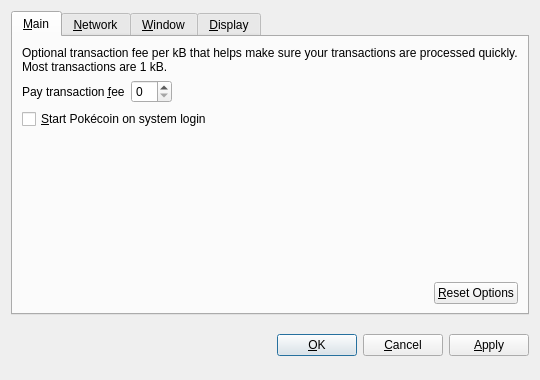
<?xml version="1.0" encoding="UTF-8"?>
<ui version="4.0">
 <class>OptionsDialog</class>
 <widget class="QDialog" name="OptionsDialog">
  <property name="geometry">
   <rect>
    <x>0</x>
    <y>0</y>
    <width>540</width>
    <height>380</height>
   </rect>
  </property>
  <property name="windowTitle">
   <string>Options</string>
  </property>
  <property name="modal">
   <bool>true</bool>
  </property>
  <layout class="QVBoxLayout" name="verticalLayout">
   <item>
    <widget class="QTabWidget" name="tabWidget">
     <property name="tabPosition">
      <enum>QTabWidget::North</enum>
     </property>
     <property name="currentIndex">
      <number>0</number>
     </property>
     <widget class="QWidget" name="tabMain">
      <attribute name="title">
       <string>&amp;Main</string>
      </attribute>
      <layout class="QVBoxLayout" name="verticalLayout_Main">
       <item>
        <widget class="QLabel" name="transactionFeeInfoLabel">
         <property name="text">
          <string>Optional transaction fee per kB that helps make sure your transactions are processed quickly. Most transactions are 1 kB.</string>
         </property>
         <property name="textFormat">
          <enum>Qt::PlainText</enum>
         </property>
         <property name="wordWrap">
          <bool>true</bool>
         </property>
        </widget>
       </item>
       <item>
        <layout class="QHBoxLayout" name="horizontalLayout_1_Main">
         <item>
          <widget class="QLabel" name="transactionFeeLabel">
           <property name="text">
            <string>Pay transaction &amp;fee</string>
           </property>
           <property name="textFormat">
            <enum>Qt::PlainText</enum>
           </property>
           <property name="buddy">
            <cstring>transactionFee</cstring>
           </property>
          </widget>
         </item>
         <item>
          <widget class="BitcoinAmountField" name="transactionFee"/>
         </item>
         <item>
          <spacer name="horizontalSpacer_1_Main">
           <property name="orientation">
            <enum>Qt::Horizontal</enum>
           </property>
           <property name="sizeHint" stdset="0">
            <size>
             <width>40</width>
             <height>20</height>
            </size>
           </property>
          </spacer>
         </item>
        </layout>
       </item>
       <item>
        <widget class="QCheckBox" name="bitcoinAtStartup">
         <property name="toolTip">
          <string>Automatically start Pokécoin after logging in to the system.</string>
         </property>
         <property name="text">
          <string>&amp;Start Pokécoin on system login</string>
         </property>
        </widget>
       </item>
       <item>
        <spacer name="verticalSpacer_Main">
         <property name="orientation">
          <enum>Qt::Vertical</enum>
         </property>
         <property name="sizeHint" stdset="0">
          <size>
           <width>20</width>
           <height>40</height>
          </size>
         </property>
        </spacer>
       </item>
       <item>
        <layout class="QHBoxLayout" name="horizontalLayout_2_Main">
         <item>
          <spacer name="horizontalSpacer_2_Main">
           <property name="orientation">
            <enum>Qt::Horizontal</enum>
           </property>
           <property name="sizeHint" stdset="0">
            <size>
             <width>40</width>
             <height>20</height>
            </size>
           </property>
          </spacer>
         </item>
         <item>
          <widget class="QPushButton" name="resetButton">
           <property name="toolTip">
            <string>Reset all client options to default.</string>
           </property>
           <property name="text">
            <string>&amp;Reset Options</string>
           </property>
           <property name="autoDefault">
            <bool>false</bool>
           </property>
          </widget>
         </item>
        </layout>
       </item>
      </layout>
     </widget>
     <widget class="QWidget" name="tabNetwork">
      <attribute name="title">
       <string>&amp;Network</string>
      </attribute>
      <layout class="QVBoxLayout" name="verticalLayout_Network">
       <item>
        <widget class="QCheckBox" name="mapPortUpnp">
         <property name="toolTip">
          <string>Automatically open the Pokécoin client port on the router. This only works when your router supports UPnP and it is enabled.</string>
         </property>
         <property name="text">
          <string>Map port using &amp;UPnP</string>
         </property>
        </widget>
       </item>
       <item>
        <widget class="QCheckBox" name="connectSocks">
         <property name="toolTip">
          <string>Connect to the Pokécoin network through a SOCKS proxy (e.g. when connecting through Tor).</string>
         </property>
         <property name="text">
          <string>&amp;Connect through SOCKS proxy:</string>
         </property>
        </widget>
       </item>
       <item>
        <layout class="QHBoxLayout" name="horizontalLayout_Network">
         <item>
          <widget class="QLabel" name="proxyIpLabel">
           <property name="text">
            <string>Proxy &amp;IP:</string>
           </property>
           <property name="textFormat">
            <enum>Qt::PlainText</enum>
           </property>
           <property name="buddy">
            <cstring>proxyIp</cstring>
           </property>
          </widget>
         </item>
         <item>
          <widget class="QValidatedLineEdit" name="proxyIp">
           <property name="maximumSize">
            <size>
             <width>140</width>
             <height>16777215</height>
            </size>
           </property>
           <property name="toolTip">
            <string>IP address of the proxy (e.g. 127.0.0.1)</string>
           </property>
          </widget>
         </item>
         <item>
          <widget class="QLabel" name="proxyPortLabel">
           <property name="text">
            <string>&amp;Port:</string>
           </property>
           <property name="textFormat">
            <enum>Qt::PlainText</enum>
           </property>
           <property name="buddy">
            <cstring>proxyPort</cstring>
           </property>
          </widget>
         </item>
         <item>
          <widget class="QLineEdit" name="proxyPort">
           <property name="maximumSize">
            <size>
             <width>55</width>
             <height>16777215</height>
            </size>
           </property>
           <property name="toolTip">
            <string>Port of the proxy (e.g. 9050)</string>
           </property>
          </widget>
         </item>
         <item>
          <widget class="QLabel" name="socksVersionLabel">
           <property name="text">
            <string>SOCKS &amp;Version:</string>
           </property>
           <property name="textFormat">
            <enum>Qt::PlainText</enum>
           </property>
           <property name="buddy">
            <cstring>socksVersion</cstring>
           </property>
          </widget>
         </item>
         <item>
          <widget class="QValueComboBox" name="socksVersion">
           <property name="toolTip">
            <string>SOCKS version of the proxy (e.g. 5)</string>
           </property>
          </widget>
         </item>
         <item>
          <spacer name="horizontalSpacer_Network">
           <property name="orientation">
            <enum>Qt::Horizontal</enum>
           </property>
           <property name="sizeHint" stdset="0">
            <size>
             <width>40</width>
             <height>20</height>
            </size>
           </property>
          </spacer>
         </item>
        </layout>
       </item>
       <item>
        <spacer name="verticalSpacer_Network">
         <property name="orientation">
          <enum>Qt::Vertical</enum>
         </property>
         <property name="sizeHint" stdset="0">
          <size>
           <width>20</width>
           <height>40</height>
          </size>
         </property>
        </spacer>
       </item>
      </layout>
     </widget>
     <widget class="QWidget" name="tabWindow">
      <attribute name="title">
       <string>&amp;Window</string>
      </attribute>
      <layout class="QVBoxLayout" name="verticalLayout_Window">
       <item>
        <widget class="QCheckBox" name="minimizeToTray">
         <property name="toolTip">
          <string>Show only a tray icon after minimizing the window.</string>
         </property>
         <property name="text">
          <string>&amp;Minimize to the tray instead of the taskbar</string>
         </property>
        </widget>
       </item>
       <item>
        <widget class="QCheckBox" name="minimizeOnClose">
         <property name="toolTip">
          <string>Minimize instead of exit the application when the window is closed. When this option is enabled, the application will be closed only after selecting Quit in the menu.</string>
         </property>
         <property name="text">
          <string>M&amp;inimize on close</string>
         </property>
        </widget>
       </item>
       <item>
        <spacer name="verticalSpacer_Window">
         <property name="orientation">
          <enum>Qt::Vertical</enum>
         </property>
         <property name="sizeHint" stdset="0">
          <size>
           <width>20</width>
           <height>40</height>
          </size>
         </property>
        </spacer>
       </item>
      </layout>
     </widget>
     <widget class="QWidget" name="tabDisplay">
      <attribute name="title">
       <string>&amp;Display</string>
      </attribute>
      <layout class="QVBoxLayout" name="verticalLayout_Display">
       <item>
        <layout class="QHBoxLayout" name="horizontalLayout_1_Display">
         <item>
          <widget class="QLabel" name="langLabel">
           <property name="text">
            <string>User Interface &amp;language:</string>
           </property>
           <property name="textFormat">
            <enum>Qt::PlainText</enum>
           </property>
           <property name="buddy">
            <cstring>lang</cstring>
           </property>
          </widget>
         </item>
         <item>
          <widget class="QValueComboBox" name="lang">
           <property name="toolTip">
            <string>The user interface language can be set here. This setting will take effect after restarting Pokécoin.</string>
           </property>
          </widget>
         </item>
        </layout>
       </item>
       <item>
        <layout class="QHBoxLayout" name="horizontalLayout_2_Display">
         <item>
          <widget class="QLabel" name="unitLabel">
           <property name="text">
            <string>&amp;Unit to show amounts in:</string>
           </property>
           <property name="textFormat">
            <enum>Qt::PlainText</enum>
           </property>
           <property name="buddy">
            <cstring>unit</cstring>
           </property>
          </widget>
         </item>
         <item>
          <widget class="QValueComboBox" name="unit">
           <property name="toolTip">
            <string>Choose the default subdivision unit to show in the interface and when sending coins.</string>
           </property>
          </widget>
         </item>
        </layout>
       </item>
       <item>
        <widget class="QCheckBox" name="displayAddresses">
         <property name="toolTip">
          <string>Whether to show Pokécoin addresses in the transaction list or not.</string>
         </property>
         <property name="text">
          <string>&amp;Display addresses in transaction list</string>
         </property>
        </widget>
       </item>
       <item>
        <widget class="QCheckBox" name="coinControlFeatures">
         <property name="toolTip">
          <string>Whether to show coin control features or not.</string>
         </property>
         <property name="text">
          <string>Display coin &amp;control features (experts only!)</string>
         </property>
        </widget>
       </item>
       <item>
        <spacer name="verticalSpacer_Display">
         <property name="orientation">
          <enum>Qt::Vertical</enum>
         </property>
         <property name="sizeHint" stdset="0">
          <size>
           <width>20</width>
           <height>40</height>
          </size>
         </property>
        </spacer>
       </item>
      </layout>
     </widget>
    </widget>
   </item>
   <item>
    <layout class="QHBoxLayout" name="horizontalLayout_Buttons">
     <item>
      <spacer name="horizontalSpacer_1">
       <property name="orientation">
        <enum>Qt::Horizontal</enum>
       </property>
       <property name="sizeHint" stdset="0">
        <size>
         <width>40</width>
         <height>48</height>
        </size>
       </property>
      </spacer>
     </item>
     <item>
      <widget class="QLabel" name="statusLabel">
       <property name="font">
        <font>
         <weight>75</weight>
         <bold>true</bold>
        </font>
       </property>
       <property name="text">
        <string/>
       </property>
       <property name="textFormat">
        <enum>Qt::PlainText</enum>
       </property>
       <property name="wordWrap">
        <bool>true</bool>
       </property>
      </widget>
     </item>
     <item>
      <spacer name="horizontalSpacer_2">
       <property name="orientation">
        <enum>Qt::Horizontal</enum>
       </property>
       <property name="sizeHint" stdset="0">
        <size>
         <width>40</width>
         <height>48</height>
        </size>
       </property>
      </spacer>
     </item>
     <item>
      <widget class="QPushButton" name="okButton">
       <property name="text">
        <string>&amp;OK</string>
       </property>
      </widget>
     </item>
     <item>
      <widget class="QPushButton" name="cancelButton">
       <property name="text">
        <string>&amp;Cancel</string>
       </property>
       <property name="autoDefault">
        <bool>false</bool>
       </property>
      </widget>
     </item>
     <item>
      <widget class="QPushButton" name="applyButton">
       <property name="text">
        <string>&amp;Apply</string>
       </property>
       <property name="autoDefault">
        <bool>false</bool>
       </property>
      </widget>
     </item>
    </layout>
   </item>
  </layout>
 </widget>
 <customwidgets>
  <customwidget>
   <class>BitcoinAmountField</class>
   <extends>QSpinBox</extends>
   <header>bitcoinamountfield.h</header>
  </customwidget>
  <customwidget>
   <class>QValueComboBox</class>
   <extends>QComboBox</extends>
   <header>qvaluecombobox.h</header>
  </customwidget>
  <customwidget>
   <class>QValidatedLineEdit</class>
   <extends>QLineEdit</extends>
   <header>qvalidatedlineedit.h</header>
  </customwidget>
 </customwidgets>
 <resources/>
 <connections/>
</ui>
